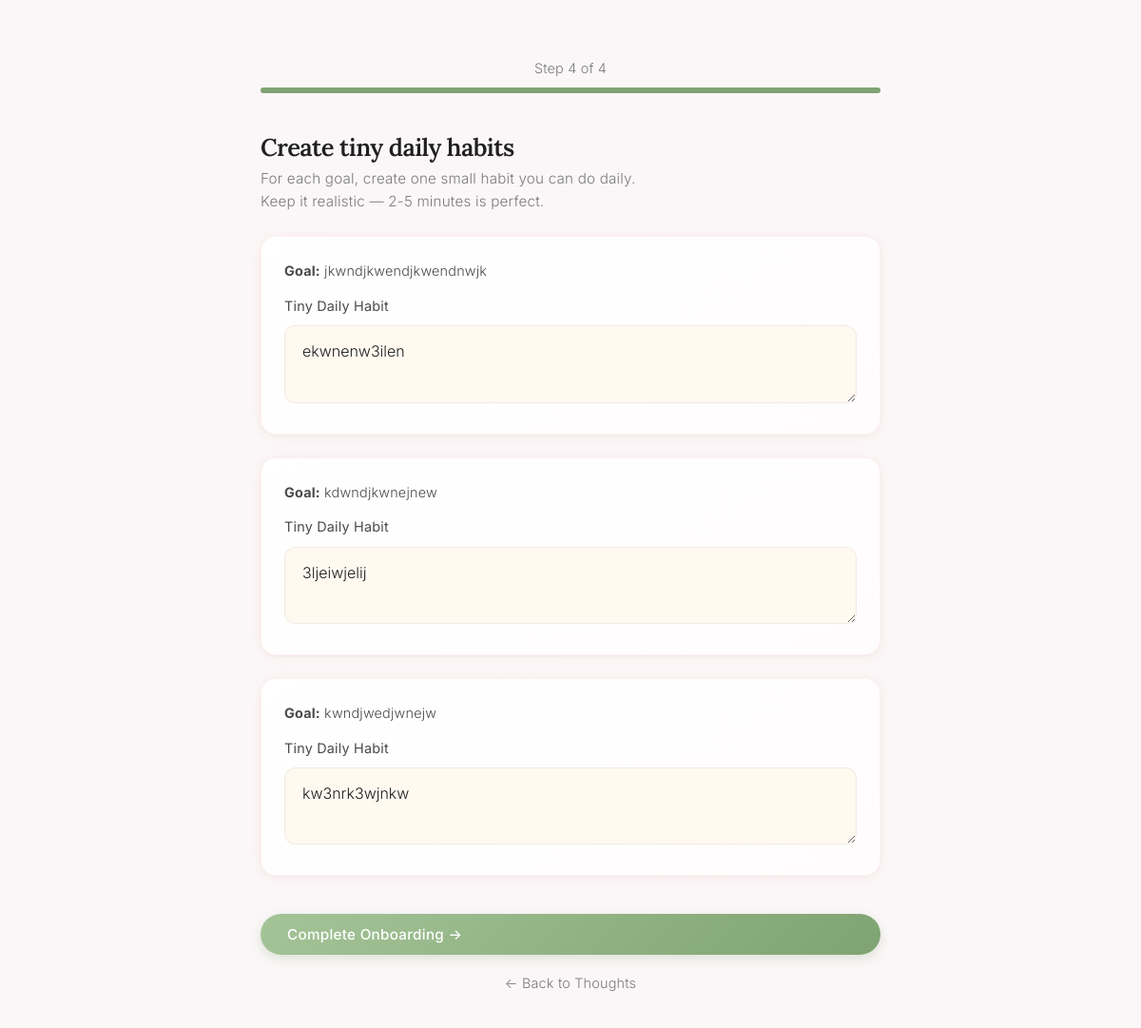
The app's page /onboarding/habits (signed in) with its own data.
### tables this page shows
CREATE TABLE goals (
            id INTEGER PRIMARY KEY AUTOINCREMENT,
            user_id INTEGER NOT NULL,
            goal_text TEXT NOT NULL,
            created_at TEXT NOT NULL,
            FOREIGN KEY (user_id) REFERENCES users(id)
        );

CREATE TABLE habits (
            id INTEGER PRIMARY KEY AUTOINCREMENT,
            user_id INTEGER NOT NULL,
            name TEXT NOT NULL,
            is_sample INTEGER NOT NULL DEFAULT 0,
            created_at TEXT NOT NULL, linked_goal_id INTEGER,
            FOREIGN KEY (user_id) REFERENCES users(id)
        );

### app.py (the view, shortened to what this page needs)
@app.route("/onboarding/habits", methods=["GET", "POST"])
@login_required
def onboarding_habits():
    user_id = session['user_id']
    conn = get_db_connection()
    cur = conn.cursor()
    cur.execute("SELECT id, goal_text FROM goals WHERE user_id = ? ORDER BY id ASC", (user_id,))
    goals = cur.fetchall()
    conn.close()
    if not goals:
        flash("Please complete the goals step first.", "error")
        return redirect(url_for('onboarding_goals'))
    conn = get_db_connection()
    cur = conn.cursor()
    cur.execute(
        "SELECT linked_goal_id, name FROM habits WHERE user_id = ? AND is_sample = 0",
        (user_id,)
    )
    existing_habits = {row['linked_goal_id']: row['name'] for row in cur.fetchall()}
    conn.close()
    return render_template(
        "onboarding_habits.html",
        step=4,
        total_steps=4,
        goals=goals,
        existing_habits=existing_habits
    )

### app.py (called while the page is built)
def get_db_connection():
    conn = sqlite3.connect(DB_PATH, timeout=30)  # Increased timeout to 30 seconds
    conn.row_factory = sqlite3.Row
    conn.execute("PRAGMA journal_mode=WAL")  # Enable Write-Ahead Logging for better concurrency
    return conn

def login_required(f):
    @wraps(f)
    def decorated_function(*args, **kwargs):
        if 'user_id' not in session:
            return redirect(url_for('landing'))
        return f(*args, **kwargs)
    return decorated_function

### templates/onboarding_habits.html (shortened to what this page needs)
<!doctype html>
<html lang="en">
<head>
    <link rel="stylesheet" href="{{ url_for('static', filename='calm.css') }}">
</head>
<body>
<div class="page-wrapper">
    <main class="page-content" style="max-width: 700px; margin: 0 auto; padding-top: 60px;">
        <div style="text-align: center; margin-bottom: 40px;">
            <p style="color: var(--text-muted); font-size: 0.9rem; margin-bottom: 8px;">
                Step {{ step }} of {{ total_steps }}
            </p>
            <div style="width: 100%; height: 6px; background: var(--bg-secondary); border-radius: 3px; overflow: hidden;">
                <div style="width: {{ (step / total_steps) * 100 }}%; height: 100%; background: var(--sage-green); transition: width 0.4s;"></div>
            </div>
        </div>
        <div class="section-header fade-in-up">
            <h1 class="section-title">Create tiny daily habits</h1>
            <p class="section-subtitle">
                For each goal, create one small habit you can do daily.<br>
                Keep it realistic — 2-5 minutes is perfect.
            </p>
        </div>
        <form method="post" class="fade-in-up">
            {% for goal in goals %}
            <div class="card" style="margin-bottom: 24px; padding: 24px;">
                <p style="color: var(--text-secondary); font-size: 0.9rem; margin-bottom: 12px;">
                    <strong>Goal:</strong> {{ goal.goal_text }}
                </p>
                <div class="form-group" style="margin-bottom: 0;">
                    <label for="habit_{{ goal.id }}" class="form-label">Tiny Daily Habit</label>
                    <textarea
                        id="habit_{{ goal.id }}"
                        name="habit_{{ goal.id }}"
                        rows="2"
                        required
                        placeholder="E.g., Write one paragraph for my project"
                    >{{ existing_habits.get(goal.id, '') }}</textarea>
                </div>
            </div>
            {% endfor %}
            <button type="submit" class="btn-calm" style="width: 100%; margin-top: 16px;">
                Complete Onboarding →
            </button>
            <a href="{{ url_for('onboarding_thoughts') }}" class="btn-text" style="display: block; text-align: center; margin-top: 12px;">
                ← Back to Thoughts
            </a>
        </form>
    </main>
</div>
</body>
</html>

### static/calm.css (style rules this page uses)
:root { --sage-green: #7FA372; --sage-green-dark: #5D8A52; --sage-green-light: #A4C497; --warm-sand: #E0C9B0; --soft-lavender: #A8AADB; --blush-pink: #F4A5A8; --blush-pink-light: #FFD4D6; --cream: #FFF9F0; --stone-gray: #6B6B6B; --stone-gray-light: #9E9E9E; --bg-primary: #FBF7F8; --bg-secondary: #F5EDEF; --bg-card: #FFFFFF; --awareness-blue: #6BA3D0; --alignment-gold: #D4AF6A; --action-green: #7FA372; --emotion-overwhelmed: #E57373; --emotion-anxious: #BA68C8; --emotion-stuck: #FFA726; --emotion-stressed: #EF5350; --emotion-tired: #64B5F6; --emotion-calm: #81C784; --text-primary: #1F1F1F; --text-secondary: #4A4A4A; --text-muted: #7A7A7A; --transition-quick: 0.3s; --transition-medium: 0.6s; --transition-slow: 1.2s; --transition-breath: 4s; --ease-calm: cubic-bezier(0.25, 0.46, 0.45, 0.94); --space-xs: 8px; --space-sm: 16px; --space-md: 24px; --space-lg: 40px; --space-xl: 64px; --radius-sm: 8px; --radius-md: 12px; --radius-lg: 16px; --radius-xl: 24px; --radius-pill: 999px; }
*, *::before, *::after { box-sizing: border-box; }
body { font-family: 'Inter', system-ui, -apple-system, sans-serif; font-weight: 300; font-size: 1rem; line-height: 1.7; color: var(--text-primary); background-color: var(--bg-primary); letter-spacing: 0.2px; -webkit-font-smoothing: antialiased; margin: 0; padding: 0; }
h1, h2, h3, h4 { font-family: 'Lora', Georgia, serif; font-weight: 500; color: var(--text-primary); line-height: 1.3; margin: 0; }
h1 { font-size: 2.2rem; letter-spacing: -0.6px; margin-bottom: var(--space-sm); font-weight: 600; }
p { font-size: 1rem; line-height: 1.7; color: var(--text-secondary); margin: 0; }
a { color: var(--sage-green-dark); text-decoration: none; transition: color var(--transition-quick) var(--ease-calm); }
.page-wrapper { min-height: 100vh; display: flex; flex-direction: column; }
.page-content { flex: 1; max-width: 720px; width: 100%; margin: 0 auto; padding: var(--space-lg) var(--space-md) var(--space-xl); }
.section-header { margin-bottom: var(--space-md); }
.section-title { font-family: 'Lora', Georgia, serif; font-size: 1.6rem; color: var(--text-primary); margin-bottom: 4px; }
.section-subtitle { font-size: 0.95rem; color: var(--text-muted); line-height: 1.6; }
.card { background: linear-gradient(145deg, #FFFFFF 0%, #FFFCFD 100%); border: 1px solid rgba(244, 165, 168, 0.15); border-radius: var(--radius-lg); padding: var(--space-md); box-shadow: 0 2px 16px rgba(244, 165, 168, 0.12), 0 1px 4px rgba(0, 0, 0, 0.04); transition: all var(--transition-medium) var(--ease-calm); margin-bottom: var(--space-md); }
.btn-calm { display: inline-flex; align-items: center; gap: 8px; background: linear-gradient(135deg, var(--sage-green-light) 0%, var(--sage-green) 100%); color: white; border: none; border-radius: var(--radius-pill); padding: 12px 28px; font-size: 0.95rem; font-weight: 500; font-family: inherit; letter-spacing: 0.3px; cursor: pointer; box-shadow: 0 4px 12px rgba(127, 163, 114, 0.25); transition: all var(--transition-quick) var(--ease-calm); }
.btn-text { background: none; border: none; color: var(--text-muted); font-size: 0.9rem; font-family: inherit; cursor: pointer; padding: 6px 2px; border-bottom: 1px solid transparent; transition: all var(--transition-quick) var(--ease-calm); text-decoration: none; display: inline-block; }
textarea, input[type="text"], input[type="password"], .form-input { width: 100%; background: var(--cream); border: 1px solid rgba(0, 0, 0, 0.06); border-radius: var(--radius-md); padding: 14px 18px; font-family: inherit; font-size: 1rem; font-weight: 300; line-height: 1.6; color: var(--text-primary); transition: all var(--transition-quick) var(--ease-calm); resize: vertical; }
textarea::placeholder, input::placeholder { color: var(--stone-gray-light); font-weight: 300; }
.form-label { display: block; font-size: 0.9rem; color: var(--text-secondary); margin-bottom: var(--space-xs); font-weight: 400; }
.form-group { margin-bottom: var(--space-md); }
.fade-in-up { animation: fadeInUp var(--transition-slow) var(--ease-calm); }

### records on screen
goals: goal_text "jkwndjkwendjkwendnwjk", id "ekwnenw3ilen"
goals: goal_text "kdwndjkwnejnew", id "3ljeiwjelij"
goals: goal_text "kwndjwedjwnejw", id "kw3nrk3wjnkw"

### other values on screen
{{ step }} "4"
{{ total_steps }} "4"
